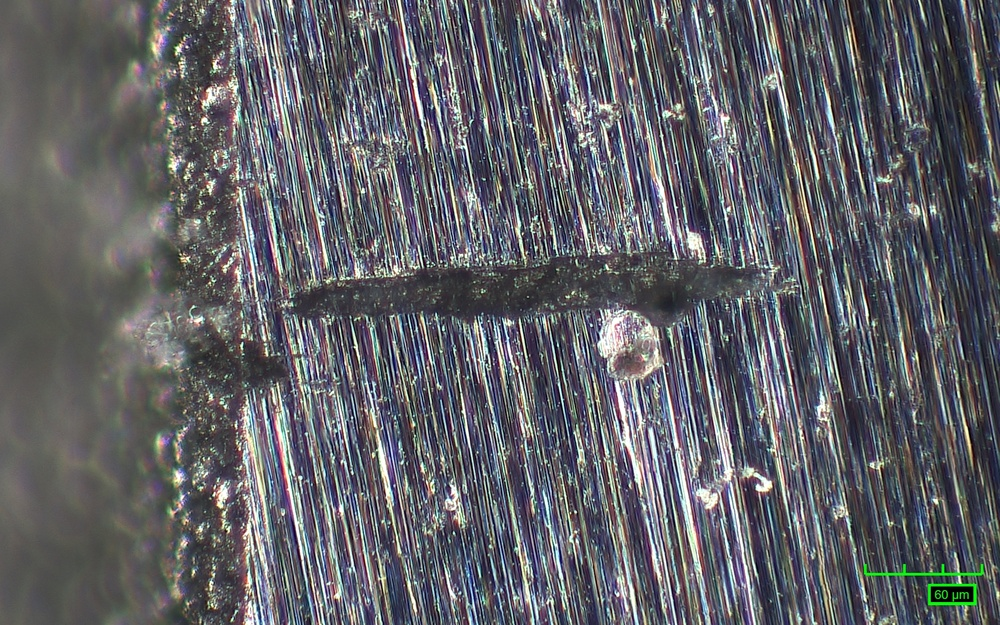
#> input picture backend/data/raw/CR3-1_1-side_pit_DF001.jpg, 1000 x 625 px, shrunk from 1920 x 1200 before the run; its folder holds only this picture in this run
$ python -i stage2_roi.py   (imports and definitions only)
#> lines starting #> are read from the running program, lines starting #| are printed output that depends on the picture; after the words box and inside, x2 and y2 are one past the last pixel; in counts of white or black regions, pixels touching at a corner belong together
#> further down, picture is the input picture: shape (625, 1000, 3); mean B, G, R 102.4, 97, 96.6
"""
Stage 2: ROI Extraction

Isolates the specimen boundary using a convex-hull approach so that dark pit
regions INSIDE the specimen are retained in the mask rather than treated as
background.

Strategy
--------
1. Gaussian blur + Otsu threshold → coarse bright/dark classification.
2. Morphological closing to bridge tiny surface gaps and produce a clean
   bright blob representing the specimen.
3. Exclude the scale bar corner from the closed mask before contour detection
   so the scale bar never contaminates the specimen shape.
4. Find the largest remaining bright connected component; compute its convex
   hull and fill it completely.  The filled hull is the specimen mask — dark
   pits inside the boundary are now INCLUDED.
5. Classify every dark connected component inside the hull:
     edge_pit    — touches the hull boundary (hole edge, mounting resin, etc.)
     surface_pit — fully interior to the hull (candidate corrosion pits)
6. Return the hull mask, a bounding-box crop, dimension + classification
   metadata, and a colour-coded debug image.

Returns
-------
specimen_mask : ndarray uint8   255 = inside hull (includes dark pits), 0 = outside
specimen_crop : ndarray BGR     rectangular bounding-box crop, non-hull pixels blacked out
roi_dims      : dict
    width_px, height_px, width_um, height_um
    edge_pits     — list of {mask, area_px, bbox}  (hole-edge dark regions)
    surface_pits  — list of {mask, area_px, bbox}  (interior dark regions)
debug_vis     : ndarray BGR     colour-coded diagnostic image
"""

import cv2
import numpy as np

from pipeline.config import (
    USE_CLAHE, CLAHE_CLIP_LIMIT, CLAHE_TILE_GRID_SIZE,
    MASK_FILL_LOW_THRESHOLD, MASK_FILL_HIGH_THRESHOLD,
    ROI_SAT_V_THRESHOLD, ROI_SAT_MAX_FRACTION,
    ROI_GRID_HIGH_FILL, ROI_GRID_LOW_FILL,
    ROI_MIN_DIM_FRACTION,
    ROI_INCOMPLETE_LOW_FILL,
    CONTRAST_SWEEP_ENABLED, CONTRAST_SWEEP_GAMMAS,
)
from pipeline.pipeline_flags import (
    PipelineFlag, MASK_ROI_INCOMPLETE, SEVERITY_ERROR,
)


# ---------------------------------------------------------------------------
# Tuneable constants
# ---------------------------------------------------------------------------

# Gaussian blur kernel applied before Otsu thresholding.
BLUR_KERNEL_SIZE = 15

# Morphological closing kernel to fill small surface gaps in the bright mask.
CLOSE_KERNEL_SIZE = 15

# Scale bar exclusion zone: bottom-right corner of the image.
# Excluded region = rightmost 32 % × bottommost 20 %.
SCALEBAR_X_FRACTION = 0.68   # exclusion starts at 68 % across
SCALEBAR_Y_FRACTION = 0.80   # exclusion starts at 80 % down

# Dark regions smaller than this (px²) are treated as noise and skipped.
MIN_DARK_REGION_AREA_PX = 10

# The hull boundary is dilated by this many pixels before checking whether a
# dark region "touches" it.  Catches pits that are adjacent to the boundary
# without being literally on the 1-px-thick edge line.
HULL_BOUNDARY_DILATION_PX = 5


# ---------------------------------------------------------------------------
# Internal helpers
# ---------------------------------------------------------------------------

def _load_image(image_input):
    """Return a BGR uint8 ndarray from a file path or an existing array."""
    if isinstance(image_input, str):
        image = cv2.imread(image_input)
        if image is None:
            raise FileNotFoundError(f"Cannot load image: {image_input}")
        return image
    return image_input.copy()


def apply_gamma(image_bgr: np.ndarray, gamma: float) -> np.ndarray:
    """Gamma-correct a BGR uint8 image via a 256-entry LUT.

    gamma < 1.0 → darkens (compresses highlights / corrects overexposure)
    gamma > 1.0 → brightens (lifts shadows / corrects underexposure)
    gamma == 1.0 → returns a copy with no change
    """
#> called with gamma = 0.5
    if gamma == 1.0:
        return image_bgr.copy()
    inv_gamma = 1.0 / gamma
    lut = np.array(
        [((i / 255.0) ** inv_gamma) * 255.0 for i in range(256)],
        dtype=np.uint8,
    )
    return cv2.LUT(image_bgr, lut)
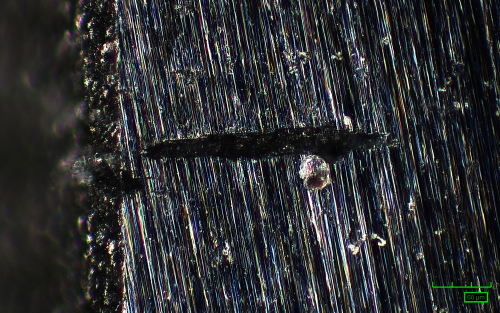
#> returned value: shape (625, 1000, 3) (shown at 1/2 size); mean of channels 0, 1, 2 49.7, 47.4, 45.7; drawn as B, G, R


def extract_roi_contrast_sweep(
    image_input,
    scale_um_per_px: float = 1.0,
    gamma_values: list[float] | None = None,
):
    """Run extract_roi with each gamma; return the result with the largest mask area.

    Tries every gamma in gamma_values (which should include 1.0 for the original
    image). The winner is whichever gamma produces the largest hull pixel count
    (mask_fill_ratio × bounding_box_area). More coverage is always better.

    The returned roi_dims dict gains two extra keys:
      contrast_gamma_used   (float) — gamma that produced the largest hull
      contrast_gammas_tried (int)   — total gammas attempted
    """
    if gamma_values is None:
        gamma_values = CONTRAST_SWEEP_GAMMAS

    base_image = _load_image(image_input)

    def _hull_px(rd: dict) -> float:
        """Estimated hull pixel count = bbox_area × fill_ratio."""
        return rd.get("width_px", 0) * rd.get("height_px", 0) * rd.get("mask_fill_ratio", 0.0)

    def _run(gamma: float):
        return extract_roi(apply_gamma(base_image, gamma), scale_um_per_px)

    best_result  = None
    best_hull    = -1.0
    best_gamma   = 1.0
    gammas_tried = 0

    for gamma in gamma_values:
        gammas_tried += 1
        try:
            candidate = _run(gamma)
        except Exception:
            # Extreme gammas can collapse contrast so badly that no bright
            # region survives thresholding — treat as a failed attempt.
            continue
        _, _, cdims, _ = candidate
        hull = _hull_px(cdims)
        if hull > best_hull:
            best_hull   = hull
            best_result = candidate
            best_gamma  = gamma

    # Fallback: if all gammas failed (extreme edge case), run baseline.
    if best_result is None:
        best_result = _run(1.0)
        best_gamma  = 1.0

    hull_mask, specimen_crop, roi_dims, debug_vis = best_result
    roi_dims["contrast_gamma_used"]   = best_gamma
    roi_dims["contrast_gammas_tried"] = gammas_tried
    return hull_mask, specimen_crop, roi_dims, debug_vis


def _largest_bright_contour(binary_mask):
    """
    Return the external contour of the largest bright connected component
    in binary_mask.

    Raises RuntimeError if no components are found.
    """
    num_labels, labels, stats, _ = cv2.connectedComponentsWithStats(
        binary_mask, connectivity=8
    )
    if num_labels < 2:
        raise RuntimeError(
            "No bright regions found after thresholding and scale-bar exclusion."
        )

    # Label 0 is background; skip it.
    largest_label = 1 + int(np.argmax(stats[1:, cv2.CC_STAT_AREA]))
    largest_component = (labels == largest_label).astype(np.uint8) * 255

    contours, _ = cv2.findContours(
        largest_component, cv2.RETR_EXTERNAL, cv2.CHAIN_APPROX_SIMPLE
    )
    if not contours:
        raise RuntimeError("findContours returned nothing for the largest bright region.")

    return max(contours, key=cv2.contourArea)


def _fill_convex_hull(contour, img_h, img_w):
    """
    Compute the convex hull of contour and fill it into a binary mask.

    Returns
    -------
    hull_mask   : ndarray uint8  (255 inside hull, 0 outside)
    hull_points : ndarray        convex hull point array (for drawing)
    """
    hull_points = cv2.convexHull(contour)
    hull_mask = np.zeros((img_h, img_w), dtype=np.uint8)
    cv2.drawContours(hull_mask, [hull_points], -1, 255, thickness=cv2.FILLED)
    return hull_mask, hull_points


def _classify_dark_regions(hull_mask, otsu_mask):
    """
    Find every dark connected component inside hull_mask and classify it.

    Classification rule
    -------------------
    A dark region is an **edge_pit** if any of its pixels falls within
    HULL_BOUNDARY_DILATION_PX of the hull's boundary edge.
    Otherwise it is a **surface_pit** (fully interior to the hull).

    Parameters
    ----------
    hull_mask  : uint8 binary mask, 255 = inside hull
    otsu_mask  : uint8 binary mask, 255 = bright (Otsu output)

    Returns
    -------
    edge_pits, surface_pits : lists of dicts
        Each dict: {mask (uint8 full-image), area_px (int), bbox (x,y,w,h)}
    """
    # Dark pixels that are inside the hull.
    inside_hull_dark = cv2.bitwise_and(
        cv2.bitwise_not(otsu_mask),
        hull_mask
    )

    # Hull boundary: the outermost ring of hull pixels.
    eroded_hull = cv2.erode(
        hull_mask,
        np.ones((3, 3), np.uint8),
        iterations=1
    )
    hull_boundary = hull_mask - eroded_hull

    # Dilate the boundary to create a proximity zone.
    dil_size = HULL_BOUNDARY_DILATION_PX * 2 + 1
    boundary_zone = cv2.dilate(
        hull_boundary,
        np.ones((dil_size, dil_size), np.uint8),
        iterations=1
    )

    # Label all dark regions inside the hull.
    num_labels, labels, stats, _ = cv2.connectedComponentsWithStats(
        inside_hull_dark, connectivity=8
    )

    edge_pits    = []
    surface_pits = []

    for label_id in range(1, num_labels):
        area = int(stats[label_id, cv2.CC_STAT_AREA])
        if area < MIN_DARK_REGION_AREA_PX:
            continue

        region_mask = (labels == label_id).astype(np.uint8) * 255

        entry = {
            "mask":    region_mask,
            "area_px": area,
            "bbox":    (
                int(stats[label_id, cv2.CC_STAT_LEFT]),
                int(stats[label_id, cv2.CC_STAT_TOP]),
                int(stats[label_id, cv2.CC_STAT_WIDTH]),
                int(stats[label_id, cv2.CC_STAT_HEIGHT]),
            ),
        }

        # Does any pixel of this region fall inside the boundary zone?
        if np.any(cv2.bitwise_and(region_mask, boundary_zone)):
            edge_pits.append(entry)
        else:
            surface_pits.append(entry)

    return edge_pits, surface_pits


# ---------------------------------------------------------------------------
# ROI completeness checks
# ---------------------------------------------------------------------------

def _check_roi_completeness(
    image,
    hull_mask,
    x_min, x_max, y_min, y_max,
    img_h, img_w,
    mask_fill_ratio,
):
    """
    Run all five MASK_ROI_INCOMPLETE checks.  Returns a list of
    PipelineFlag objects — empty list means the ROI looks complete.

    The check is CONSERVATIVE: any single failing check raises the flag.
    """
    triggered_details = []

    hull_crop = hull_mask[y_min : y_max + 1, x_min : x_max + 1]
    hull_pixel_count = int(np.count_nonzero(hull_crop))

    # --- Check 1: Saturation bleed ----------------------------------------
    # Count hull pixels that are near-white (high V AND low S).
    # High V alone catches polished metal (gold/yellow = high V, high S).
    # Requiring S < 60 restricts the flag to true camera overexposure (white).
    roi_bgr = image[y_min : y_max + 1, x_min : x_max + 1]
    hsv     = cv2.cvtColor(roi_bgr, cv2.COLOR_BGR2HSV)
    v_ch    = hsv[:, :, 2]
    s_ch    = hsv[:, :, 1]
    overexposed = int(np.sum((v_ch > ROI_SAT_V_THRESHOLD) & (s_ch < 60) & (hull_crop > 0)))
    sat_fraction = overexposed / hull_pixel_count if hull_pixel_count > 0 else 0.0
    if sat_fraction > ROI_SAT_MAX_FRACTION:
        triggered_details.append(
            f"saturation_bleed: {sat_fraction * 100:.1f}% of ROI pixels "
            f"near-white (HSV-V > {ROI_SAT_V_THRESHOLD}, S < 60)"
        )

    # --- Check 2: Spatial uniformity (3×3 grid) ---------------------------
    # If any cell has fill_ratio > ROI_GRID_HIGH_FILL and a 4-connected
    # neighbour has fill_ratio < ROI_GRID_LOW_FILL, the mask is unevenly
    # concentrated, suggesting only part of the specimen was captured.
    bbox_h = y_max - y_min + 1
    bbox_w = x_max - x_min + 1
    grid_fills = np.zeros((3, 3), dtype=float)
    for row in range(3):
        r0 = int(row       * bbox_h / 3)
        r1 = int((row + 1) * bbox_h / 3) if row < 2 else bbox_h
        for col in range(3):
            c0   = int(col       * bbox_w / 3)
            c1   = int((col + 1) * bbox_w / 3) if col < 2 else bbox_w
            cell = hull_crop[r0:r1, c0:c1]
            cell_area = cell.size
            grid_fills[row, col] = (
                int(np.count_nonzero(cell)) / cell_area if cell_area > 0 else 0.0
            )

    flagged_pairs = []
    for row in range(3):
        for col in range(3):
            if grid_fills[row, col] > ROI_GRID_HIGH_FILL:
                for dr, dc in [(-1, 0), (1, 0), (0, -1), (0, 1)]:
                    nr, nc = row + dr, col + dc
                    if 0 <= nr < 3 and 0 <= nc < 3:
                        if grid_fills[nr, nc] < ROI_GRID_LOW_FILL:
                            flagged_pairs.append((row, col, nr, nc))
                            break
    if flagged_pairs:
        pair_desc = "; ".join(
            f"cell({r},{c})={grid_fills[r, c]:.2f} adj cell({nr},{nc})={grid_fills[nr, nc]:.2f}"
            for r, c, nr, nc in flagged_pairs[:3]
        )
        triggered_details.append(f"spatial_uniformity: {pair_desc}")

    # --- Check 4: Narrow ROI relative to image ----------------------------
    narrow_dims = []
    min_w = ROI_MIN_DIM_FRACTION * img_w
    min_h = ROI_MIN_DIM_FRACTION * img_h
    if (x_max - x_min + 1) < min_w:
        narrow_dims.append(
            f"width={x_max - x_min + 1}px < {ROI_MIN_DIM_FRACTION * 100:.0f}% "
            f"of image width ({int(min_w)}px)"
        )
    if (y_max - y_min + 1) < min_h:
        narrow_dims.append(
            f"height={y_max - y_min + 1}px < {ROI_MIN_DIM_FRACTION * 100:.0f}% "
            f"of image height ({int(min_h)}px)"
        )
    if narrow_dims:
        triggered_details.append(f"narrow_roi: {'; '.join(narrow_dims)}")

    # --- Check 5: Overall fill ratio below ROI_INCOMPLETE_LOW_FILL --------
    if mask_fill_ratio < ROI_INCOMPLETE_LOW_FILL:
        triggered_details.append(
            f"low_fill_ratio: {mask_fill_ratio:.4f} < {ROI_INCOMPLETE_LOW_FILL}"
        )

    if not triggered_details:
        return []

    return [
        PipelineFlag(
            name=MASK_ROI_INCOMPLETE,
            severity=SEVERITY_ERROR,
            detail="; ".join(triggered_details),
        )
    ]


# ---------------------------------------------------------------------------
# Public API
# ---------------------------------------------------------------------------

def extract_roi(image_input, scale_um_per_px=1.0):
    """
    Extract the specimen ROI from a darkfield microscopy image.

    Parameters
    ----------
    image_input : str or numpy.ndarray
        Path to the image file or a BGR numpy array.
    scale_um_per_px : float
        Micrometers per pixel from Stage 1.  Defaults to 1.0.

    Returns
    -------
    specimen_mask : ndarray uint8
        Binary mask of the filled convex hull — 255 inside (including pits),
        0 outside.  Same spatial dimensions as the input image.
    specimen_crop : ndarray BGR
        Bounding-box crop of the original image; non-hull pixels are black.
    roi_dims : dict
        ``width_px``, ``height_px`` — bounding-box size in pixels
        ``width_um``, ``height_um`` — same values in micrometres
        ``edge_pits``    — list of dark-region dicts touching the hull boundary
        ``surface_pits`` — list of dark-region dicts fully interior to the hull
    debug_vis : ndarray BGR
        Colour-coded diagnostic image:
          Green outline  — convex hull boundary
          Red fill       — edge_pit candidates
          Yellow fill    — surface_pit candidates
          Blue rectangle — excluded scale-bar zone
          White text     — ROI dimensions and pit counts
    """
#> called with scale_um_per_px = 1
    image = _load_image(image_input)
    img_h, img_w = image.shape[:2]

    gray = cv2.cvtColor(image, cv2.COLOR_BGR2GRAY)

    # --- 0. Optional CLAHE pass to correct non-uniform illumination ---------
    # At overview scale (≥3 µm/px) reduce clip limit proportionally to avoid
    # amplifying grain texture into false pit candidates.
    if USE_CLAHE:
        clip = CLAHE_CLIP_LIMIT
        if scale_um_per_px >= 3.0:
            clip = max(1.0, CLAHE_CLIP_LIMIT * (3.0 / scale_um_per_px))
        clahe = cv2.createCLAHE(
            clipLimit=clip,
            tileGridSize=CLAHE_TILE_GRID_SIZE,
        )
        gray = clahe.apply(gray)
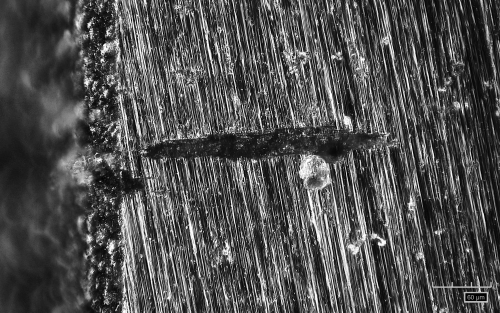
#> gray: shape (625, 1000) (shown at 1/2 size); min 1, max 255, mean 79.5

    # --- 1. Gaussian blur + Otsu threshold ----------------------------------
    blurred = cv2.GaussianBlur(
        gray, (BLUR_KERNEL_SIZE, BLUR_KERNEL_SIZE), 0
    )
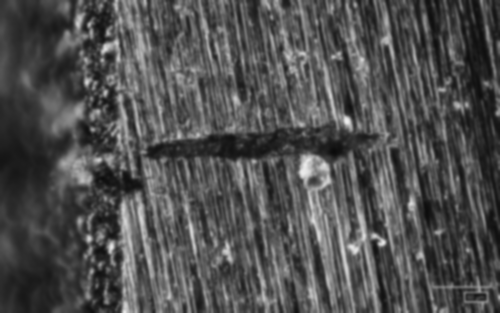
#> blurred: shape (625, 1000) (shown at 1/2 size); min 10, max 238, mean 79.5
    _, otsu_mask = cv2.threshold(
        blurred, 0, 255, cv2.THRESH_BINARY + cv2.THRESH_OTSU
    )
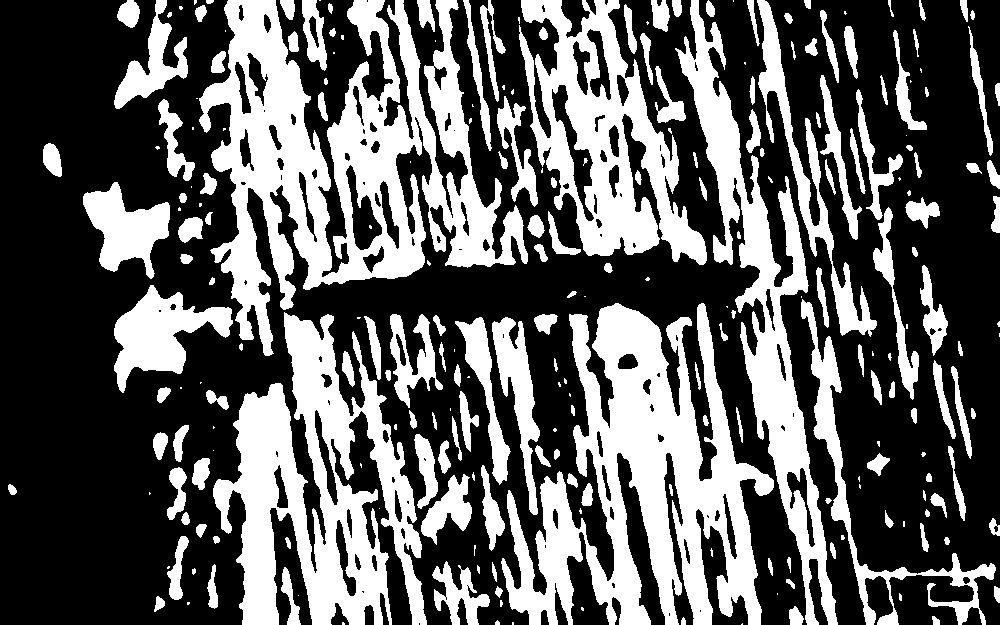
#> otsu_mask: shape (625, 1000); 37.2% white; 246 white regions (79 under 20 px), largest, box (x1, y1, x2, y2) and area: (199, 0, 528, 356) 46297, (501, 303, 774, 625) 40620, (213, 312, 427, 625) 31102

    # --- 2. Morphological closing to fill tiny surface gaps -----------------
    close_kernel = cv2.getStructuringElement(
        cv2.MORPH_ELLIPSE, (CLOSE_KERNEL_SIZE, CLOSE_KERNEL_SIZE)
    )
    closed_mask = cv2.morphologyEx(otsu_mask, cv2.MORPH_CLOSE, close_kernel)
#> closed_mask: shape (625, 1000); 50.4% white; 93 black regions, largest, box (x1, y1, x2, y2) and area: (0, 0, 293, 625) 109496, (768, 0, 1000, 573) 72028, (292, 242, 774, 474) 29109

    # --- 3. Exclude scale bar zone before contour detection -----------------
    # This prevents the bright scale bar pixels from merging with or distorting
    # the detected specimen shape.
    sb_y0 = int(img_h * SCALEBAR_Y_FRACTION)
    sb_x0 = int(img_w * SCALEBAR_X_FRACTION)
    closed_mask_no_sb = closed_mask.copy()
    closed_mask_no_sb[sb_y0:, sb_x0:] = 0
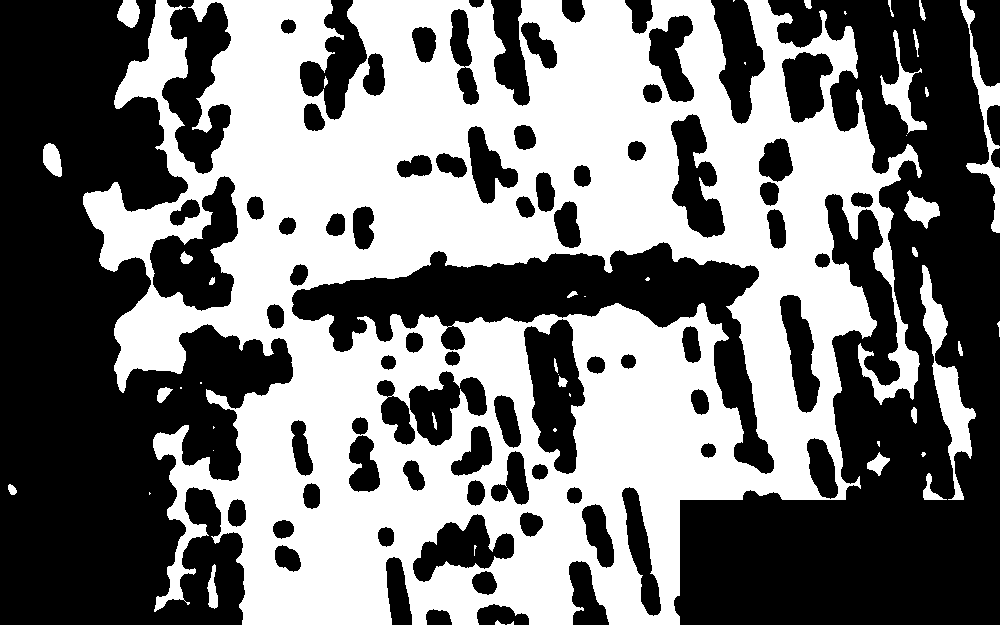
#> closed_mask_no_sb: shape (625, 1000); 47.5% white; 47 white regions (18 under 20 px), largest, box (x1, y1, x2, y2) and area: (83, 0, 922, 625) 286173, (920, 265, 976, 500) 3515, (960, 0, 1000, 233) 2025

    # --- 4. Convex hull of the largest bright component --------------------
    main_contour = _largest_bright_contour(closed_mask_no_sb)
#> in _largest_bright_contour, `num_labels, labels, stats, _ = cv2.connectedComponentsWithStats( binar..`:
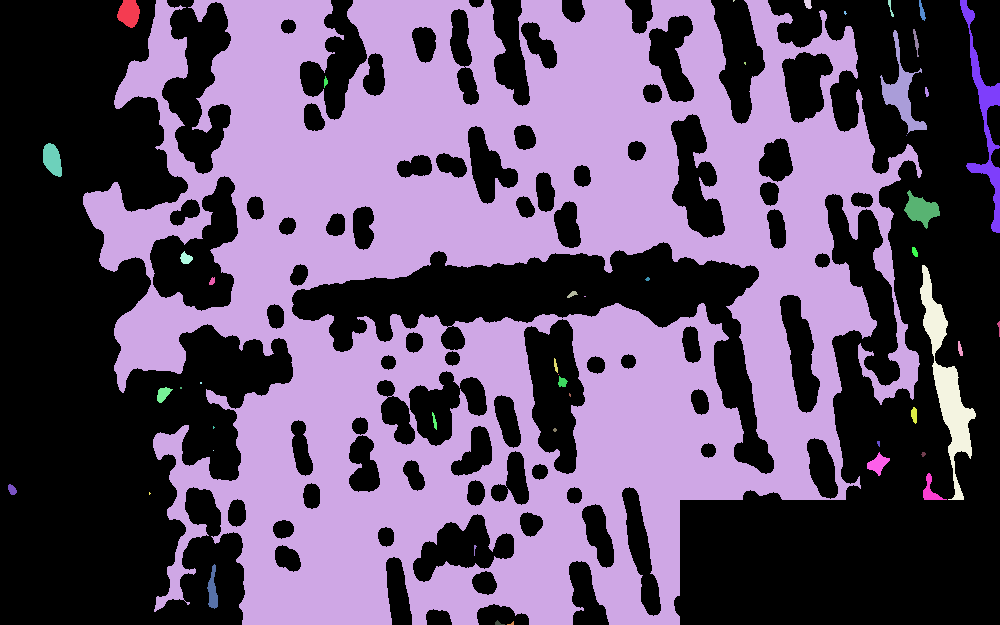
#> labels: shape (625, 1000) int32; 48 distinct labels, from 0 to 47; one colour per label, 0 black
#> in _largest_bright_contour, `num_labels, labels, stats, _ = cv2.connectedComponentsWithStats( binar..`: num_labels = 48; stats = 48 rows, first 6: [0, 0, 1000, 625, 328378], [117, 0, 23, 28, 474], [83, 0, 839, 625, 286173], [733, 0, 2, 2, 3], [804, 0, 8, 9, 54], [888, 0, 6, 17, 38]
#> in _largest_bright_contour, `largest_label = 1 + int(np.argmax(stats[1:, cv2.CC_STAT_AREA]))`: largest_label = 2
#> (the rest of the program and of its run is left out)
